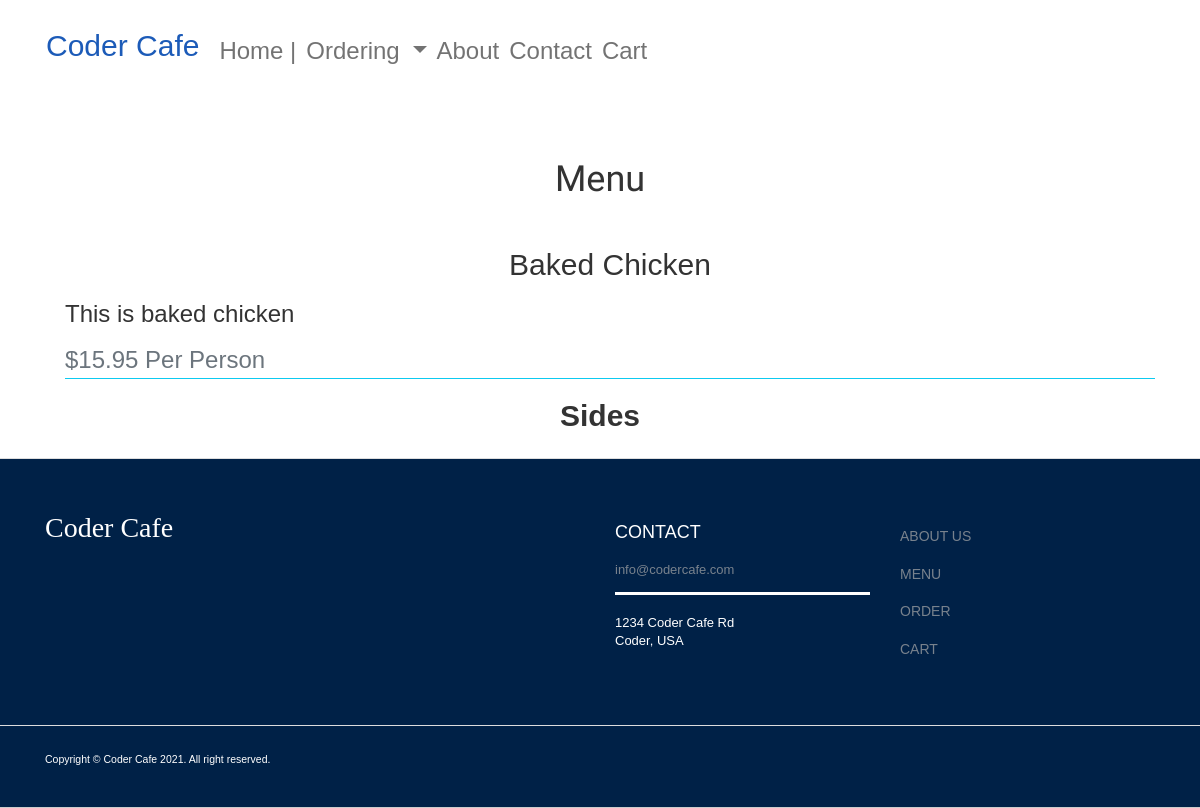
The app's page /menu/, older data.
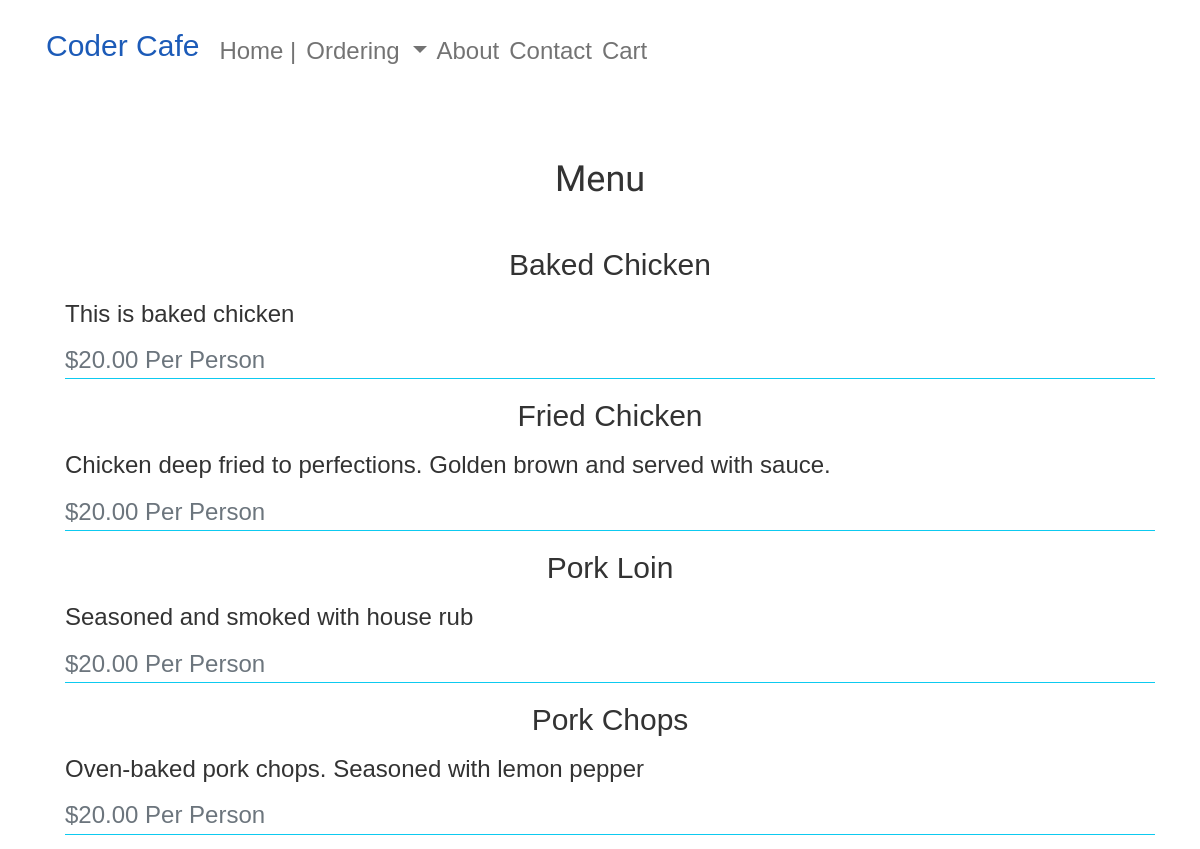
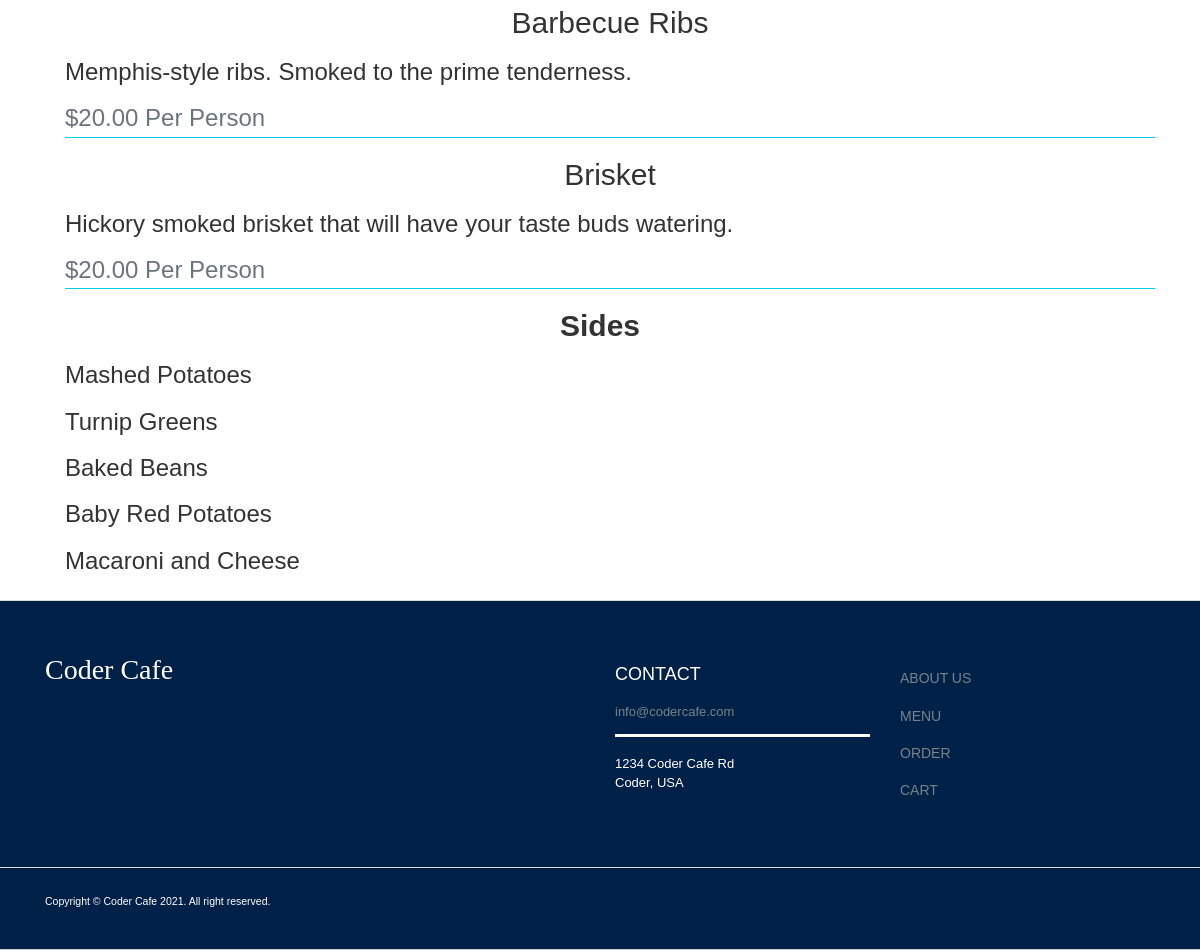
The same page, newer data (2 pictures, top to bottom).
### pages/models.py (models this page shows, shortened)
class Menu_Item(models.Model):
    name = models.CharField(max_length=200)
    description = models.TextField()
    price = models.FloatField()

class Side(models.Model):
    name = models.CharField(max_length = 100)

### pages/views.py (the view)
# urls.py: path('menu/', views.menu, name='menu'),
def menu(request):
    menu = Menu_Item.objects.all()
    side = Side.objects.all()
    if request.method == 'POST':
        name = request.POST.get('name')
        description = request.POST.get('description')
        price = "20.00"
        menu_data = Menu_Item(name=name, description=description,price=price)
        menu_data.save()
        return render(request, "editmenu.html")
    else:
         return render(request, "menu.html", {'menu': menu , 'side': side})
    return render(request, "menu.html", {'menu': menu, 'side': side} )

### pages/templates/menu.html
{% extends 'base.html' %}
{% block content %}
    <div class="container">
        <h1 class="text-center page-title">Menu</h1>
            {% for item in menu %}
                <ul>
                    <li>
                        <div class="border-bottom border-info">
                            <h2 class="card-title text-center pl-3">{{item.name}}</h2>
                            <h3 class="menu-card-text">{{item.description}}</h3>
                            <h3 class="menu-card-subtitle mb-2 text-muted ">${{item.price | floatformat:2}} Per Person</h3>
                        </div>
                    </li>
                </ul>
            {% endfor %}
            <div>
                <h2 class="text-center"><strong>Sides</strong></h2>
                <ul>
                    <li>
                        <div>
                            {% for item in side %}
                                <h3>{{item.name}}</h3>
                            {% endfor %}
                        </div>
                    </li>
                </ul>
            </div>
    </div>
{% endblock %}

### pages/templates/base.html (shortened to what this page needs)
<!doctype html>
{% load static %}
<html lang="en">
  <head>
    <link href="https://cdn.jsdelivr.net/npm/bootstrap@5.0.0-beta3/dist/css/bootstrap.min.css" rel="stylesheet">
    <link rel="stylesheet" href="https://maxcdn.bootstrapcdn.com/bootstrap/3.4.1/css/bootstrap.min.css">
    <link rel="stylesheet" href="https://cdnjs.cloudflare.com/ajax/libs/font-awesome/4.7.0/css/font-awesome.min.css">
    <link rel="stylesheet" href="{% static 'styles/invoice.css' %}">
    <link rel="stylesheet" href="{% static 'styles/styles.css' %}">
    <link rel="stylesheet" href="{% static 'styles/contact.css' %}">
    <link rel="stylesheet" href="{% static 'styles/home.css' %}">
    <link rel="stylesheet" href="{% static 'styles/header.css' %}">
    <link rel="stylesheet" href="{% static 'styles/card.css' %}">
    <link rel="stylesheet" href="{% static 'styles/menu.css' %}">
  </head>
  <body class="holder">
    <header class="header container">
        <nav class="navbar navbar-expand-lg navbar-light bg-white">
            <a class=" brand text-decoration-none " href="{% url 'home' %}">Coder Cafe</a>
            <div class="collapse navbar-collapse" id="navbarNavDropdown">
                <ul class="navbar-nav mr-auto">
                    <li class="nav-item active">
                        <a class="nav-link h3 "  href="{% url 'home' %}">Home |<span class="sr-only">(current)</span></a>
                    </li>
                    <li class="nav-item dropdown text-decoration-none">
                        <a class="nav-link dropdown-toggle h3" href="#" id="navbarDropdown" role="button" data-toggle="dropdown" aria-haspopup="true" aria-expanded="false">
                          Ordering
                        </a>
                        </li>
                    <li class="nav-item">
                        <a class="nav-link h3"  href="{% url 'about' %}">About</a>
                    </li>
                    <li class="nav-item">
                        <a class="nav-link h3"  href="{% url 'contact' %}">Contact</a>
                    </li>
                    <li class="nav-item">
                        <a class="nav-link h3"  href="{% url 'cart' %}">Cart</a>
                    </li>
              </ul>
            </div>
          </nav>
    </header>
    <footer >
        <div class="footer" id="footer">
            <div class="container">
                <div class="row ">
                    <div class="col-lg-6 col-md-6 col-sm-6 col-xs-6">
                        <h4> Coder Cafe </h4>
                    </div>
                    <div class="col-lg-3 col-sm-2 col-xs-3">
                        <h3><a class="text-white" href="{% url 'contact' %}" style="margin-top: 5em">Contact </a> </h3>
                        <ul>
                            <li><a class="email"href="#"> info@codercafe.com </a></li>
                            <br/>
                            <li> <p> 1234 Coder Cafe Rd </p> </li>
                            <li> <p> Coder, USA </p> </li>
                        </ul>
                    </div>
                    <div class="col-lg-3 col-sm-2 col-xs-3">
                        <ul>
                            <li> <h5> <a href="{% url 'about' %}" style="margin-top: 5em"> ABOUT US</a> <h5></li>
                            <li> <h5><a href="{% url 'menu' %}"> MENU </a> <h5></li>
                            <li> <h5><a href="{% url 'order' %}"> ORDER</a> <h5></li>
                            <li> <h5><a href="{% url 'cart' %}"> CART </a> <h5></li>
                        </ul>
                    </div>
            </div>
        </div>
        <div class="footer-bottom">
            <div class="container">
                <p class="pull-left copyright"> Copyright © Coder Cafe 2021. All right reserved. </p>
            </div>
        </div>
    </footer>
      <div class="second-row">
        {% block content %}
        {% endblock %}
      </div>
  </body>
</html>

### static/styles/invoice.css (style rules this page uses)
.page-title { font-family: 'Acme', sans-serif; }

### static/styles/styles.css (style rules this page uses)
* { box-sizing: border-box; font-family: sans-serif; margin: 0; padding: 0; color: #333; }
body { height: 100vh; display: flex; flex-direction: column; align-items: stretch; font-family: 'Roboto', sans-serif; }
.holder { margin: 0; display: grid; grid-template-columns: auto; min-height: 100%; grid-template-rows: .2fr 3fr .25fr; }
.brand { font-size: 3rem ; margin-right: auto; margin-left: auto; color: rgb(28, 91, 184); text-decoration: none; }
.page-title { margin: 6vh 0; }
ul { list-style-type: none; }
.footer { background: #002147; height: auto; padding-bottom: 30px; position: relative; width: 100%; border-bottom: 1px solid #CCCCCC; border-top: 1px solid #DDDDDD; }
.footer p { margin: 0; }
.footer h3 { color: white; font-size: 18px; font-weight: 600; line-height: 27px; padding: 40px 0 0px; text-transform: uppercase; margin-bottom: 15px; }
.footer h4 { color: white; font-size: 2em; font-weight: 600; line-height: 38px; padding: 40px 0 10px; font-family: cursive; font-weight: lighter }
.footer ul { font-size: 13px; list-style-type: none; margin-left: 0; padding-left: 0; margin-top: 0px; color: #7F8C8D; padding: 0 0 8px 0; }
.email { border-bottom: 3px solid #fff; }
footer { grid-column: 1/ -1; grid-row: 3; }
.footer ul li a { padding: 0 0 12px 0; display: block; }
.footer a { color: white; font-weight: lighter; }
.footer p { color: white; font-weight: lighter; }
.footer a { color: #78828D }
.footer-bottom { margin-top: 2em; border-top: 1px solid #DDDDDD; padding-top: 20px; padding-bottom: 10px; }
.footer-bottom p.pull-left { padding-top: 6px; font-size: 0.75em }
footer { margin-top: 2vh; }

Row changes from the older to the newer data that the page shows:
changed Menu_Item "Baked Chicken": price "15.95" → "20.00"
added Menu_Item: name "Fried Chicken", description "Chicken deep fried to perfections. Golden brown and served with sauce.", price "20.00"
added Menu_Item: name "Pork Loin", description "Seasoned and smoked with house rub", price "20.00"
added Menu_Item: name "Pork Chops", description "Oven-baked pork chops. Seasoned with lemon pepper", price "20.00"
added Menu_Item: name "Barbecue Ribs", description "Memphis-style ribs. Smoked to the prime tenderness.", price "20.00"
added Menu_Item: name "Brisket", description "Hickory smoked brisket that will have your taste buds watering.", price "20.00"
added Side: name "Mashed Potatoes"
added Side: name "Turnip Greens"
added Side: name "Baked Beans"
added Side: name "Baby Red Potatoes"
added Side: name "Macaroni and Cheese"
